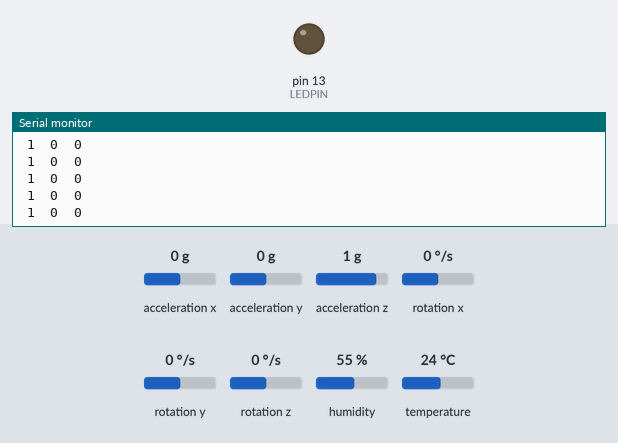
Recording of a sketch running on a simulated Arduino Uno, built with avr-gcc and run on an emulated ATmega328P. Parts: output pins drawn as LEDs (lit = HIGH), the last lines printed to the serial monitor. Wiring (inferred from the names in the program): MPU-6050 motion sensor at I2C address 0x68. The test bench sets the inputs (shaded band); at power-on: acceleration z 1 g, humidity 55 %, acceleration x 0 g, acceleration y 0 g, rotation x 0 °/s, rotation y 0 °/s, rotation z 0 °/s, temperature 24 °C. Pins used as bus, display or sensor lines are not drawn.

Above: at 6.5 s.
6.6 s: acceleration z set to -0.8 g
At 6.66 s:
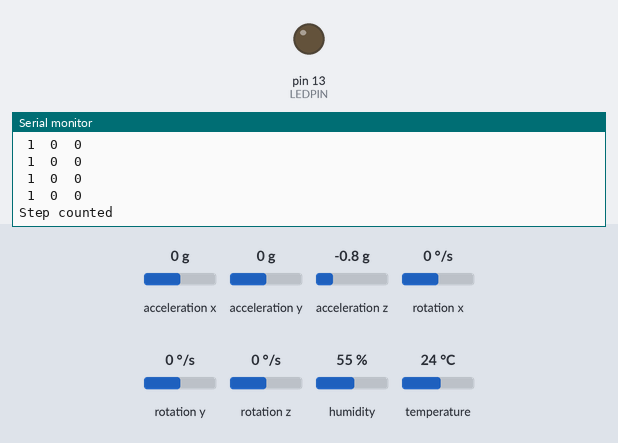
8.6 s: humidity set to 68 %
At 8.83 s:
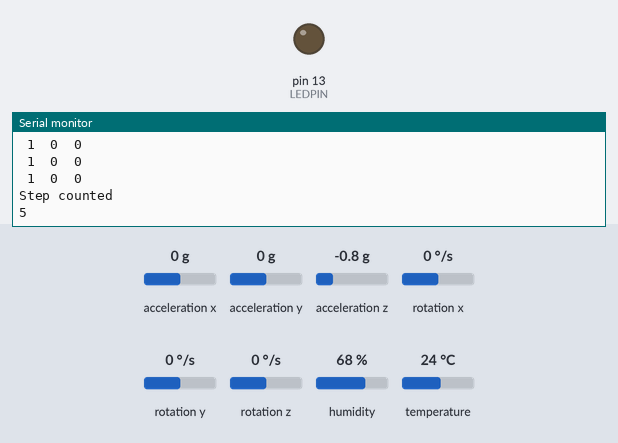
Timing chart, 0 to 11.6 s (numbered marks = the images above; inputs shaded):
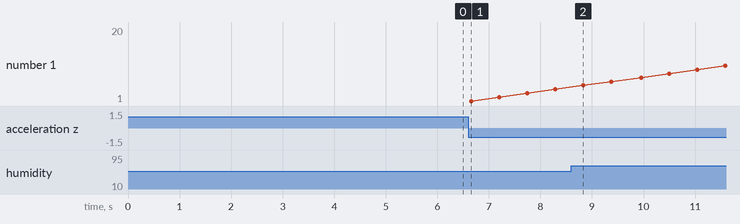

Measured:
- after the input at 6.6 s, the serial monitor: prints a new line after 0.05 s (image 1)

The sketch:

wearable_merge.ino
```cpp
// MPU-6050 Short Example Sketch
// Public Domain
#include "Wire.h"
#include <dht.h>

dht DHT;
float temp = 0;
float humid = 0;
char strAm[10]={'\0'};
#define DHT11_PIN 7


const int MPU_addr = 0x68; // I2C address of the MPU-6050
int16_t AcX, AcY, AcZ, Tmp, GyX, GyY, GyZ;
float ax = 0, ay = 0, az = 0, gx = 0, gy = 0, gz = 0;
float vx = 0, vy = 0, vz = 0;
unsigned long sample_time = 0;
unsigned long t = 0;

//int data[STORE_SIZE][5]; //array for saving past data
//byte currentIndex=0; //stores current data array index (0-255)
boolean fall = false; //stores if a fall has occurred
boolean trigger1 = false; //stores if first trigger (lower threshold) has occurred
boolean trigger2 = false; //stores if second trigger (upper threshold) has occurred
boolean trigger3 = false; //stores if third trigger (orientation change) has occurred

byte trigger1count = 0; //stores the counts past since trigger 1 was set true
byte trigger2count = 0; //stores the counts past since trigger 2 was set true
byte trigger3count = 0; //stores the counts past since trigger 3 was set true
int angleChange = 0;

float Raw_AM = pow(pow(ax, 2) + pow(ay, 2) + pow(az, 2), 0.5);
float AM = Raw_AM * 10;  // as values are within 0 to 1, I multiplied

unsigned long t_1 = 0;
unsigned long t_2 = 0;
unsigned long t_3 = 0;

unsigned long count=0;

#define FALL_RESET_TIME 2000
unsigned long fall_reset_timer = 0;

//Pedometer
#define PED_N 25
float ped_data[PED_N] = {'\0'};
int pedI=0;
float pedMax=0;;
int pedSteps=0;
float pedAvg=0;
float pedSum = 0;
#define PED_THRES_LOWER 8
#define PED_THRES_UPPER 10.5

#define STEP_PEAK_1     1
#define STEP_LOW_1     2
#define STEP_PEAK_2     3
#define STEP_LOW_2      4
#define STEP_DEBOUNCE_T     100
unsigned long numOscil = 0;
unsigned long numSteps = 0;
#define STEP_MAX_PERIOD  500

int step_state = STEP_LOW_1;
unsigned long stepTimer = 0;


//

//merging files
#include <SoftwareSerial.h>

SoftwareSerial hmBeacon(10,11);     //RX,TX
SoftwareSerial hmSlave(4,5);        //Rx,Tx

int LEDPIN = 13;
#define WEARABLE_1
#ifdef WEARABLE_1
    #define SLAVE_NAME      "LLWearable01"
    #define BEACON_NAME     "LIFELETB0001"
    #define DEVICE_ID           1
    #define DEVICE_NAME         "LLWearable01"
    #define SLAVE_ADV_UUID1     "00000001" //id is 1
    #define SLAVE_ADV_UUID2     "00000001"
    #define BEACON_ADV_UUID1    "00000001" //id is 1
    #define BEACON_ADV_UUID2    "00000001"
#else
    #define SLAVE_NAME      "LLWearable02"
    #define BEACON_NAME     "LIFELETB0002"
    #define DEVICE_ID           2
    #define DEVICE_NAME         "LLWearable02"
    #define SLAVE_ADV_UUID1     "00000002" //id is 1
    #define SLAVE_ADV_UUID2     "00000002"
    #define BEACON_ADV_UUID1    "00000002" //id is 1
    #define BEACON_ADV_UUID2    "00000002"
#endif

#define SLAVE_SERV_ID    "0x1234"
#define BEACON_SERV_ID   "0xABCD"

#define SLAVE_CHAR_ID       "0x6969"
#define BEACON_CHAR_ID      "0xDADA"

#define SLAVE_MEAS_POW      "0xC5"
#define BEACON_MEAS_POW     "0xC5"

#define SLAVE_ADV_UUID0     "AAAAAAAA" //Type is slave

#define SLAVE_ADV_UUID3     "AAAAAAAA"

#define SLAVE_ADV_MAJOR     "11111111"
#define SLAVE_ADV_MINOR     "00000001"

#define BEACON_ADV_UUID0    "BBBBBBBB" //type is beacon

#define BEACON_ADV_UUID3    "BBBBBBBB"

#define BEACON_ADV_MAJOR    "22222222"
#define BEACON_ADV_MINOR    "00000001"

#define RENEW
#define RENEW_DELAY     2000

//timeout values
#define TOS     500000
#define TOF     500

//HTTP keys
#define CODE_HUMIDITY       1
#define CHAR_HUMIDITY       'h'
#define  KEY_HUMIDITY       "humidity"

#define CODE_TEMP           2
#define CHAR_TEMP           't'
#define  KEY_TEMP           "temp"

#define CODE_SVM            3
#define CHAR_SVM            's'
#define  KEY_SVM            "svm"

#define CODE_VEL_MAG        4
#define  KEY_VEL_MAG        "vel_mag"

#define CODE_STEP_COUNT     5
#define CHAR_STEP_COUNT     'c'
#define  KEY_STEP_COUNT     "step_count"

#define CODE_FALL_DETECTED  6
#define CHAR_FALL_DETECTED  'f'
#define  KEY_FALL_DETECTED  "fall_detected"

#define CODE_GATEWAY_NAME   7
#define  KEY_GATEWAY_NAME   "gateway_name"
#define CODE_DEV_NAME       8
#define  KEY_DEV_NAME       "dev_name"
#define CODE_RSSI           9
#define  KEY_RSSI           "RSSI"

#define BLE_DATA_PERIOD     200
#define DATA_FIELD_NUM      6   //number of data fields
#define DATA_ENTRY_NUM      8   //number of data entriess
#define DATA_ENTRY_SIZE     1   //number of bytes per data entry
#define DATA_SIZE           (2+DATA_ENTRY_NUM*DATA_ENTRY_SIZE)*DATA_FIELD_NUM


// When a command is entered in to the serial monitor on the computer
// the Arduino will relay it to the ESP8266

#define DEBUG

#define CMD_BUFF_SIZE   50
#define USR_BUFF_SIZE   100

char cmdBuff[CMD_BUFF_SIZE] = {'\0'};
char usrBuff[USR_BUFF_SIZE] = {'\0'};
unsigned long pack_time = 0;
bool ble_connected = false;

int AT_ok( char *str )
{
    if( str[0] == 'O' && str[1] == 'K' ) return 0;
    return 1;
}

void slvSend( char *cmd ) {
    char buf[50];
    sprintf( buf, "AT+%s", cmd);
    hmSlave.write( buf );
#ifdef DEBUG
    Serial.print( "AT_set ");
    Serial.println( buf );
#endif
}

void beaSend( char *cmd ) {
    char buf[50];
    sprintf( buf, "AT+%s", cmd);
    hmBeacon.write( buf );
#ifdef DEBUG
    Serial.print( "AT_set ");
    Serial.println( buf );
#endif
}

int slvCmd( char *cmd, int to_s, int to_f ) {
    char msg_buff[50] = {0};
    char msg_size = 50;
    delay(50);

#ifdef DEBUG
        Serial.print( "AT_cmd ");
        Serial.print( cmd );
        Serial.println( " sent");
#endif

    slvSend( cmd );
    slvGet( to_s, to_f, msg_buff, msg_size );

#ifdef DEBUG
        Serial.print( "AT_RET " );
        Serial.println( msg_buff );
#endif
    return 0;
}

int beaCmd( char *cmd, int to_s, int to_f ) {
    char msg_buff[50] = {0};
    char msg_size = 50;
    delay(50);

#ifdef DEBUG
        Serial.print( "AT_cmd ");
        Serial.print( cmd );
        Serial.println( " sent");
#endif

    beaSend( cmd );
    beaGet( to_s, to_f, msg_buff, msg_size );

#ifdef DEBUG
        Serial.print( "AT_RET ");
        Serial.println( msg_buff );
#endif
    return 0;
}

//search for a substring in a string
int ar_substr( char *str, char *sub ) {
    String sstr = String( str );
    if( sstr.indexOf( sub ) != -1)
    {
        return 1;
    }
    return 0;
}

//compare two strings of size n
int ar_cmp( char* ar1, char* ar2, int n)
{
    int x = 0;
    while( x < n ) {
        if( ar1[x] != ar2[x] ) return 1;
        x++;
    }
    return 0;
}


void setup() {
  Wire.begin();
  Wire.beginTransmission(MPU_addr);
  Wire.write(0x6B);  // PWR_MGMT_1 register
  Wire.write(0);     // set to zero (wakes up the MPU-6050)
  Wire.endTransmission(true);
  Serial.begin(9600);

  pinMode(11, OUTPUT);
  digitalWrite(11, HIGH);
  t_1 = millis();
  t_2 = millis();
  t_3 = millis();
  //count=millis()+7;

    char msg_buff[100] = {0};
    char msg_size = 100;

    pinMode(LEDPIN, OUTPUT);

    Serial.begin(9600);     // communication with the host computer
    Serial.println("Sensor setup complete");

    //Set up beacone
    hmBeacon.begin(9600);

    //set up slave
    hmSlave.begin(9600);

#ifdef VERBOSE
    Serial.println("");
    Serial.println("Test\n");
    Serial.println(F("***********************************************\n"));
    Serial.println("");
#endif
#ifdef DEBUG
    Serial.println( "Debug mode on!" );
#endif


    //initialise hmbeacon
    Serial.println(F("***********************************************\n"));
    Serial.println( F("Initialising  module" ));

    hmBeacon.listen();
    Serial.println( F("Finding Device MAC : " ));
    beaCmd( "ADDR?", TOS, TOF );
    Serial.println( "" );

    Serial.println( F("Finding software version: " ));
    beaCmd( "VERR?", TOS, TOF );
    Serial.println( "" );

#ifdef RENEW
    Serial.println(F("Restoring to default settings"));
    beaCmd( "RENEW", TOS, TOF );
    Serial.println( "" );
    slvCmd( "RENEW", TOS, TOF );
    Serial.println( "" );
    delay(RENEW_DELAY);
#endif

    Serial.println( F("Setting power on mode" ));
    beaCmd( "IMME1", TOS, TOF );
    Serial.println( "" );

    Serial.print( F("Setting device name to: " ));
    Serial.println(BEACON_NAME);
    sprintf(cmdBuff, "NAME%s", BEACON_NAME);
    beaCmd( cmdBuff, TOS, TOF );
    Serial.println( "" );

    Serial.println( F("Setting BLE Slave mode" ));
    beaCmd( "ROLE0", TOS, TOF );
    Serial.println( "" );

    Serial.println( F("Setting advertising interval" ));
    beaCmd( "ADVI1", TOS, TOF );
    Serial.println( "" );

    Serial.println(F("Setting service uuid to:"));
    Serial.println(BEACON_SERV_ID);
    sprintf(cmdBuff, "UUID%s", BEACON_SERV_ID);
    beaCmd( cmdBuff, TOS, TOF );
    Serial.println("");

    Serial.println(F("Setting characteristic uuid to:"));
    Serial.println(BEACON_CHAR_ID);
    sprintf(cmdBuff, "CHAR%s", BEACON_CHAR_ID);
    beaCmd( cmdBuff, TOS, TOF );
    Serial.println("");


    Serial.println( F("**********************************************" ));
    Serial.println( F("BEACON INIT COMPLETE" ));
    Serial.println( F("**********************************************" ));

    Serial.println(F("***********************************************\n"));
    Serial.println( F("Initialising Peripheral module" ));

    hmSlave.listen();
    Serial.println( F("Finding Device MAC: " ));
    slvCmd( "ADDR?", TOS, TOF );
    Serial.println( "" );

    Serial.println( F("Finding software version: " ));
    slvCmd( "VERR?", TOS, TOF );
    Serial.println( "" );

    Serial.println( F("Setting power on mode" ));
    slvCmd( "IMME1", TOS, TOF );
    Serial.println( "" );

    Serial.print( F("Setting device name to: " ));
    Serial.println(SLAVE_NAME);
    sprintf(cmdBuff, "NAME%s", SLAVE_NAME);
    slvCmd( cmdBuff, TOS, TOF );
    Serial.println( "" );

    Serial.println( F("Setting BLE Slave mode" ));
    slvCmd( "ROLE0", TOS, TOF );
    Serial.println( "" );

    Serial.println( F("Setting advertising interval" ));
    slvCmd( "ADVI1", TOS, TOF );
    Serial.println( "" );

    Serial.println(F("Setting service uuid to:"));
    Serial.println(SLAVE_SERV_ID);
    sprintf(cmdBuff, "UUID%s", SLAVE_SERV_ID);
    slvCmd( cmdBuff, TOS, TOF );
    Serial.println("");

    Serial.println(F("Setting characteristic uuid to:"));
    Serial.println(SLAVE_CHAR_ID);
    sprintf(cmdBuff, "CHAR%s", SLAVE_CHAR_ID);
    slvCmd( cmdBuff, TOS, TOF );
    Serial.println("");

    Serial.println(F("Setting advertisement id for beacon"));
    sprintf(cmdBuff, "IBE0%s", BEACON_ADV_UUID0);
    beaCmd(cmdBuff,TOS,TOF);
    sprintf(cmdBuff, "IBE1%s", BEACON_ADV_UUID1);
    beaCmd(cmdBuff,TOS,TOF);
    sprintf(cmdBuff, "IBE2%s", BEACON_ADV_UUID2);
    beaCmd(cmdBuff,TOS,TOF);
    sprintf(cmdBuff, "IBE3%s", BEACON_ADV_UUID3);
    beaCmd(cmdBuff,TOS,TOF);
    sprintf(cmdBuff, "MARJ%s", BEACON_ADV_MAJOR);
    beaCmd(cmdBuff,TOS,TOF);
    sprintf(cmdBuff, "MINO%s", BEACON_ADV_MINOR);
    beaCmd(cmdBuff,TOS,TOF);
    beaCmd("SHOW1",TOS,TOF);
    beaCmd("IBEA1",TOS,TOF);
    beaCmd("NOTI1",TOS,TOF);
    Serial.println("");

    Serial.println(F("Restarting beacon module"));
    beaCmd("RESET",TOS,TOF);
    Serial.println("");

    Serial.println(F("Seting ibeacon id for slave module"));
    sprintf(cmdBuff, "IBE0%s", SLAVE_ADV_UUID0);
    slvCmd(cmdBuff,TOS,TOF);
    sprintf(cmdBuff, "IBE1%s", SLAVE_ADV_UUID1);
    slvCmd(cmdBuff,TOS,TOF);
    sprintf(cmdBuff, "IBE2%s", SLAVE_ADV_UUID2);
    slvCmd(cmdBuff,TOS,TOF);
    sprintf(cmdBuff, "IBE3%s", SLAVE_ADV_UUID3);
    slvCmd(cmdBuff,TOS,TOF);
    sprintf(cmdBuff, "MARJ%s", SLAVE_ADV_MAJOR);
    slvCmd(cmdBuff,TOS,TOF);
    sprintf(cmdBuff, "MINO%s", SLAVE_ADV_MINOR);
    slvCmd(cmdBuff,TOS,TOF);
    slvCmd("SHOW1",TOS,TOF);
    slvCmd("IBEA1",TOS,TOF);
    slvCmd("NOTI1",TOS,TOF);
    Serial.println("");

    Serial.println(F("Restarting slave"));
    slvCmd("RESET",TOS,TOF);
    Serial.println("");


    Serial.println( F("**********************************************" ));
    Serial.println( F("PERIPH INIT COMPLETE") );
    Serial.println( F("**********************************************" ));

    Serial.println(F("Starting loop"));
    Serial.println( F("+++++++++++++++++++++++++++++++++++++++++++++++" ));
    pack_time = millis();
    sample_time = millis();
    fall_reset_timer = millis();
    stepTimer=millis();
}


void loop() {
  get_mpudata();
  //AM_LT();
  trigger1=true;
  AM_UT();
}

void dht11(){
  DHT.read11(DHT11_PIN);
 // Serial.print("Temperature = ");

  if( DHT.temperature != - 999){
    temp = DHT.temperature;
  };
#ifdef SENSOR_DEBUG
  Serial.print("Temperature : ");
  Serial.println(temp);
#endif

  if( DHT.humidity != - 999) {
    humid = DHT.humidity;
  };
#ifdef SENSOR_DEBUG
  Serial.print("Humidity : ");
  Serial.println(humid);
#endif

}
int AM_LT() {
  get_mpudata();
  if(AM <= 8) {
    t_1 = millis();
    trigger1 = 1;

    while(millis()-t_1 <= 700) {
      get_mpudata();
      if(AM_UT()) {trigger1=0;return 1;}
    }
    trigger1 = 0;
    return 0;
  }
  trigger1=0;
  return 0;
}

int AM_UT() {
  get_mpudata();
  if(AM >= 25) {
    t_2 = millis();
    trigger2 = 1;

    while(millis()-t_2 <= 700) {
      get_mpudata();
      if(AM_OC()) {trigger2=0;return 1;}
      if(millis()-t_1 <= 700) {trigger2=0;return 1;}
    }
    trigger2 = 0;
    return 0;
  }
  trigger2=0;
  return 0;
}

int AM_OC() {
  get_mpudata();
  angleChange = pow(pow(gx, 2) + pow(gy, 2) + pow(gz, 2), 0.5); //Serial.println(angleChange);
  t_3 = millis();
  trigger3 = 1;
  if (angleChange >= 60 && angleChange <= 400) { //if orientation changes by between 80-100 degrees
    while(millis()-t_3 <= 500) {
      get_mpudata();
      if(DEAD()) {trigger3=0;return 1;}
      if(millis()-t_2 <= 700) {trigger3=0;return 1;}
    }
    trigger3 = 0;
    return 0;
  }
  trigger3=0;
  return 0;
}

int DEAD() {
  unsigned long t_4 = millis();
  while(millis()-t_4 <= 1000) {
    get_mpudata();
    angleChange = pow(pow(gx, 2) + pow(gy, 2) + pow(gz, 2), 0.5); //Serial.println(angleChange);

  }
  while(millis()-t_4 <= 2000) {
    get_mpudata();
    angleChange = pow(pow(gx, 2) + pow(gy, 2) + pow(gz, 2), 0.5); //Serial.println(angleChange);
    Serial.println(angleChange);
    if(angleChange >= 50) return 1;
  }
  Serial.println("Fall detected");
  fall=true;
  /*while(1) {
    if(Serial.read() == '1') return 1;
  }*/
  fall_reset_timer = millis();
  return 0;
}

void get_mpudata() {
  mpu_read();
  //2050, 77, 1947 are values for calibration of accelerometer
  // values may be different
  ax = (AcX - 2050) / 16384.00;
  ay = (AcY - 77) / 16384.00;
  az = (AcZ + 3000) / 16384.00;
  //270, 351, 136 for gyroscope
  gx = (GyX + 270) / 131.07;
  gy = (GyY - 351) / 131.07;
  gz = (GyZ + 136) / 131.07;
  //Serial.print(az);
  // calculating Amplitute vactor for 3 axis
  Raw_AM = pow(pow(ax, 2) + pow(ay, 2) + pow(az, 2), 0.5);
  AM = Raw_AM * 10;  // as values are within 0 to 1, I multiplied
  // it by for using if else conditions
  //Serial.print(AM,5);
  if(trigger1) Serial.print(" 1 ");
  else Serial.print(" 0 ");
  if(trigger2) Serial.print(" 1 ");
  else Serial.print(" 0 ");
  if(trigger3) Serial.print(" 1 ");
  else Serial.print(" 0 ");
  Serial.println();
  step_count();


  if(fall == true && millis()-fall_reset_timer>FALL_RESET_TIME) {
    fall = false;
    fall_reset_timer = millis();
  }
#ifdef SENSOR_DEBUG
  Serial.println("");
  Serial.print("Accx :  ");
  Serial.print(ax);
  Serial.print(" Accy :  ");
  Serial.print(ay);
  Serial.print(" Accz :  ");
  Serial.print(az);
  Serial.println("");
  Serial.print("AM :  ");
  Serial.print(AM,5);
#endif
  send_data();
}
//#define TIME_DEBUG
void send_data() {
    //send a packet once x seconds
    if(millis()-pack_time>=BLE_DATA_PERIOD) {
        //Serial.println("Computation delay");
        //Serial.println(millis()-t);
        //Serial.println("Sending packet");
        t=millis();

        dtostrf(AM,6,2,strAm);
        //step_count = 0;
        //sprintf(usrBuff,"%c%d%c%d%c%s%c%d%c%d",CHAR_HUMIDITY,int(humid),CHAR_TEMP,int(temp)
        //,CHAR_SVM,strAm,CHAR_FALL_DETECTED,fall,CHAR_STEP_COUNT,numSteps);
        sprintf(usrBuff,"h0t0%c%s%c%d%c%d",
        CHAR_SVM,strAm,CHAR_FALL_DETECTED,fall,CHAR_STEP_COUNT,numSteps);
        hmSlave.write(usrBuff);
        //Serial.println(usrBuff);
        //Serial.print(CHAR_FALL_DETECTED);
        //Serial.print(fall);
/*
        //temp
        sprintf(usrBuff,"temp: %d\r\n",int(temp));
        hmSlave.write(usrBuff);

#ifdef TIME_DEBUG
Serial.println(millis()-t);
#endif

        //humidity
        sprintf(usrBuff,"humidity: %d\r\n",int(humid));
        hmSlave.write(usrBuff);

#ifdef TIME_DEBUG
Serial.println(millis()-t);
#endif

        //svm
        dtostrf(AM,7,3,strAm);
        sprintf(usrBuff,"svm: %s\r\n",strAm);
        hmSlave.write(usrBuff);

#ifdef TIME_DEBUG
Serial.println(millis()-t);
#endif

        //vel_mag
        //dtostrf(pow((vx*vx+vy*vy+vz*vz),0.5),7,3,strAm);
        //sprintf(usrBuff,"vel_mag: %s\r\n",strAm);

        dtostrf(pow((gx*gx+gy*gy+gz*gz),0.5),7,3,strAm);
        sprintf(usrBuff,"vel_mag: %s\r\n",strAm);
        hmSlave.write(usrBuff);

#ifdef TIME_DEBUG
Serial.println(millis()-t);
#endif

        //step_count
        sprintf(usrBuff,"step_count: 0\r\n");
        hmSlave.write(usrBuff);

#ifdef TIME_DEBUG
Serial.println(millis()-t);
#endif

        //fall_detection
        sprintf(usrBuff,"fall_detection: %d\r\n",fall);
        hmSlave.write(usrBuff);
        pack_time = millis();
*/
#ifdef TIME_DEBUG
Serial.println(millis()-t);
#endif

        //Serial.println("Packet sending delay");
        //Serial.println(millis()-t);


    }
}


void mpu_read() {
  dht11();
  Wire.beginTransmission(MPU_addr);
  Wire.write(0x3B);  // starting with register 0x3B (ACCEL_XOUT_H)
  Wire.endTransmission(false);
  Wire.requestFrom(MPU_addr, 14, true); // request a total of 14 registers
  AcX = Wire.read() << 8 | Wire.read(); // 0x3B (ACCEL_XOUT_H) & 0x3C (ACCEL_XOUT_L)
  AcY = Wire.read() << 8 | Wire.read(); // 0x3D (ACCEL_YOUT_H) & 0x3E (ACCEL_YOUT_L)
  AcZ = Wire.read() << 8 | Wire.read(); // 0x3F (ACCEL_ZOUT_H) & 0x40 (ACCEL_ZOUT_L)
  Tmp = Wire.read() << 8 | Wire.read(); // 0x41 (TEMP_OUT_H) & 0x42 (TEMP_OUT_L)
  GyX = Wire.read() << 8 | Wire.read(); // 0x43 (GYRO_XOUT_H) & 0x44 (GYRO_XOUT_L)
  GyY = Wire.read() << 8 | Wire.read(); // 0x45 (GYRO_YOUT_H) & 0x46 (GYRO_YOUT_L)
  GyZ = Wire.read() << 8 | Wire.read(); // 0x47 (GYRO_ZOUT_H) & 0x48 (GYRO_ZOUT_L)

  sample_time = millis()-sample_time;
  vx += sample_time*ax;
  vy += sample_time*ay;
  vz += sample_time*az;

  sample_time = millis();
}


//get msg from thing with a timeout from slave
int slvGet( int to_start, int to_finish, char *buff, int buff_size ) {
    int count = 0;
    int charc = 0;

    while( count < to_start && hmSlave.available() == 0) {
        count++;
    }
    if(count == to_start) {
        Serial.println("Msg Receive timed out");
        return 1;
    }

    while( count < to_finish && charc < buff_size - 1 ) {
        if( hmSlave.available() ) {
             //mySerial.read() ;
             buff[charc] = hmSlave.read();
             count = 0;
             charc++;
        }
        count++;
    }
    buff[charc] = '\0';
    return 0;
}

//get msg from thing with a timeout from slave
int beaGet( int to_start, int to_finish, char *buff, int buff_size ) {
    int count = 0;
    int charc = 0;

    while( count < to_start && hmBeacon.available() == 0) {
        count++;
    }
    if(count == to_start) {
        Serial.println("Msg Receive timed out");
        return 1;
    }

    while( count < to_finish && charc < buff_size - 1 ) {
        if( hmBeacon.available() ) {
             //mySerial.read() ;
             buff[charc] = hmBeacon.read();
             count = 0;
             charc++;
        }
        count++;
    }
    buff[charc] = '\0';
    return 0;
}


void step_count() {
    //float mySvm = pow((ax*ax+ay*ay+az*az),0.5);
    //Serial.println(AM);
    /*if(AM>12) {
        Serial.println("ASDADAS");
        if(millis()-stepTimer > STEP_DEBOUNCE_T) {
            stepTimer = millis();
            numOscil++;
            Serial.println("Oscil detected");
            numSteps = numOscil/2;
            Serial.println("Steps: ");
            Serial.println(numSteps);
        }
        stepTimer=millis();
    }*/
bool stepInTime ;
    if(millis()-stepTimer < STEP_MAX_PERIOD) stepInTime=true;
    else stepInTime = false;

    if(step_state == STEP_PEAK_1 && stepInTime) {
        if(AM>PED_THRES_UPPER) {
            step_state=STEP_LOW_1;
            stepTimer=millis();
        }
    }
    else if(step_state == STEP_LOW_1 && stepInTime) {
        if(AM<PED_THRES_LOWER) {
            step_state = STEP_PEAK_2;
            numOscil++;
            numSteps++;
            stepTimer=millis();
            Serial.println("Step counted");
            Serial.println(numSteps);
        }
    }
    else if(step_state == STEP_PEAK_2 && stepInTime) {
        if(AM>PED_THRES_UPPER) {
            step_state=STEP_LOW_2;
            stepTimer=millis();
        }
    }
    else if(step_state == STEP_LOW_2 && stepInTime) {
        if(AM<PED_THRES_LOWER) {
            step_state=STEP_PEAK_1;
            numOscil++;
            stepTimer=millis();
        }
    }
    else if (!stepInTime){
        step_state = STEP_LOW_1;
        stepTimer=millis();
    }
    else {
    }
}
```
